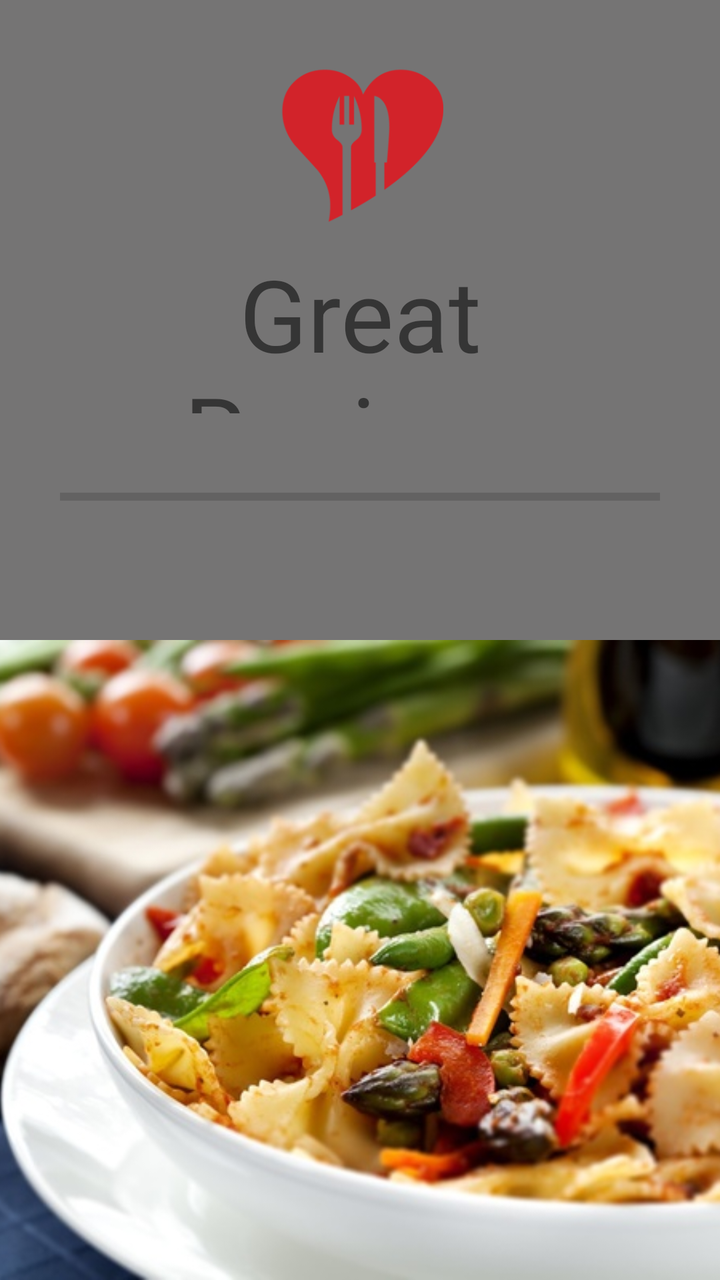
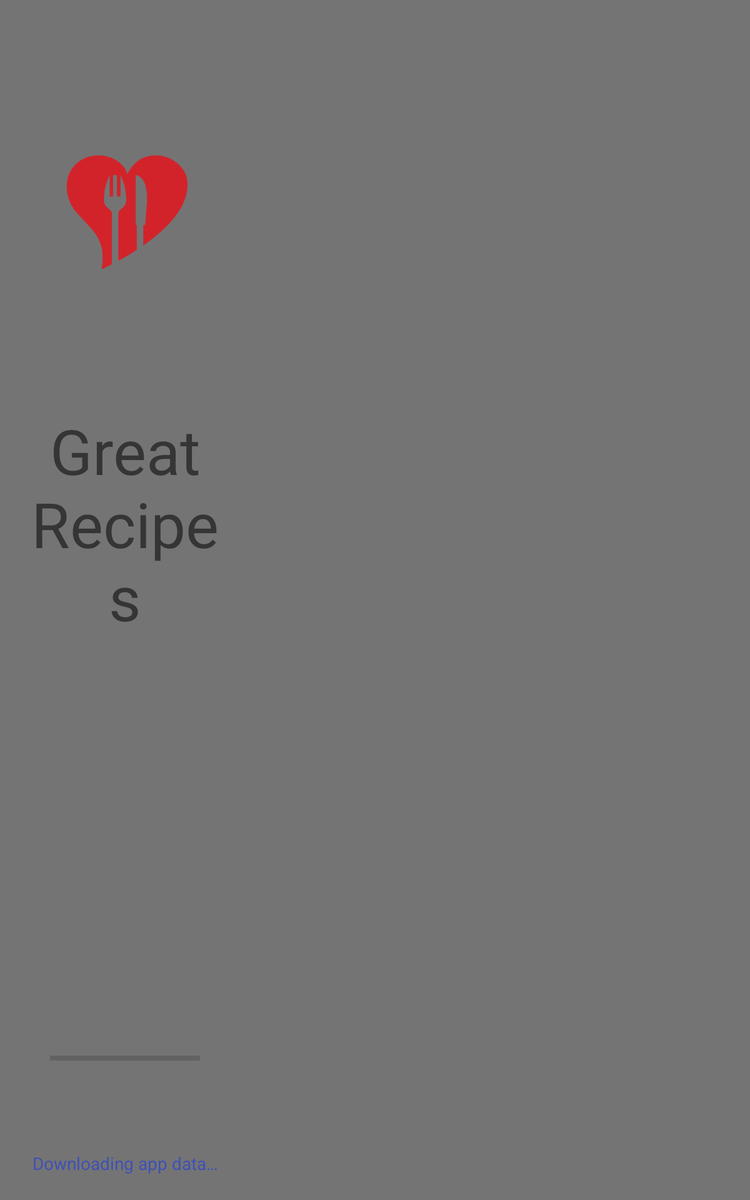

First picture: res/layout/ on a phone held upright. Second picture: the repository's own variant of that layout, on a device whose configuration matches the variant's folder. Source for both follows.
<!-- AndroidManifest.xml: application theme AppTheme -->
<!-- res/layout/activity_splash.xml -->
<LinearLayout xmlns:android="http://schemas.android.com/apk/res/android"
    xmlns:tools="http://schemas.android.com/tools"
    android:layout_width="match_parent"
    android:layout_height="match_parent"
    android:background="@color/colorSplashBackground"
    android:orientation="vertical"
    tools:context=".SplashActivity">

    <LinearLayout
        android:layout_width="match_parent"
        android:layout_height="0dp"
        android:layout_gravity="center"
        android:layout_weight="@integer/weight_splash_text_part"
        android:orientation="vertical"
        android:padding="@dimen/padding_splash_text_part">

        <ImageView
            android:layout_width="match_parent"
            android:layout_height="0dp"
            android:layout_marginBottom="@dimen/margin_bottom_splash_app_logo"
            android:layout_weight="@integer/weight_splash_text_part_app_logo"
            android:padding="@dimen/padding_splash_app_logo"
            android:src="@drawable/app_logo" />

        <TextView
            android:id="@+id/textView_greatRecipes"
            android:layout_width="match_parent"
            android:layout_height="0dp"
            android:layout_weight="@integer/weight_splash_text_part_app_name"
            android:gravity="center|top"
            android:text="@string/app_name"
            android:textSize="@dimen/text_size_splash_app_name" />

        <ProgressBar
            android:id="@+id/progressBar"
            style="?android:attr/progressBarStyleHorizontal"
            android:layout_width="match_parent"
            android:layout_height="0dp"
            android:layout_gravity="center_horizontal"
            android:layout_weight="@integer/weight_splash_text_part_progress_bar"
            android:paddingLeft="@dimen/padding_splash_progress_bar_sides"
            android:paddingRight="@dimen/padding_splash_progress_bar_sides" />
    </LinearLayout>

    <ImageView
        android:id="@+id/imageView_splashImage"
        android:layout_width="match_parent"
        android:layout_height="0dp"
        android:layout_weight="@integer/weight_splash_image_part"
        android:scaleType="centerCrop"
        android:src="@drawable/app_image" />

</LinearLayout>
<!-- resources referenced by this layout -->
<resources>
  <color name="colorSplashBackground">#757474</color>
  <dimen name="margin_bottom_splash_app_logo">10dp</dimen>
  <!-- from res/values-sw340dp/ -->
  <dimen name="padding_splash_app_logo">0dp</dimen>
  <!-- from res/values-sw340dp/ -->
  <dimen name="padding_splash_progress_bar_sides">0dp</dimen>
  <!-- from res/values-sw340dp/ -->
  <dimen name="padding_splash_text_part">30dp</dimen>
  <!-- from res/values-sw340dp/ -->
  <dimen name="text_size_splash_app_name">50sp</dimen>
  <!-- drawable app_image: jpg bitmap (drawable, 78344 bytes) -->
  <!-- drawable app_logo: png bitmap (drawable, 7815 bytes) -->
  <integer name="weight_splash_image_part">1</integer>
  <integer name="weight_splash_text_part">1</integer>
  <!-- from res/values-sw340dp/ -->
  <integer name="weight_splash_text_part_app_logo">1</integer>
  <!-- from res/values-sw340dp/ -->
  <integer name="weight_splash_text_part_app_name">1</integer>
  <integer name="weight_splash_text_part_progress_bar">1</integer>
  <string name="app_name" translatable="false">Great Recipes</string>
  <style name="AppTheme" parent="Theme.AppCompat.Light.NoActionBar">
          
          <item name="colorPrimary">@color/colorPrimary</item>
          
          <item name="colorPrimaryDark">@color/colorPrimaryDark</item>
          
          <item name="colorAccent">@color/colorAccent</item>
  
          <item name="windowActionModeOverlay">true</item>
  
      </style>
  <color name="colorPrimary">#3F51B5</color>
  <color name="colorPrimaryDark">#303F9F</color>
  <color name="colorAccent">#FF4081</color>
</resources>
<!-- res/layout-sw600dp/activity_splash.xml (the repository's variant of the layout above) -->
<!-- drawn on a 7-inch tablet held upright -->
<LinearLayout xmlns:android="http://schemas.android.com/apk/res/android"
    xmlns:tools="http://schemas.android.com/tools"
    android:layout_width="match_parent"
    android:layout_height="match_parent"
    android:background="@color/colorSplashBackground"
    android:orientation="horizontal">

    <LinearLayout
        android:layout_width="0dp"
        android:layout_height="match_parent"
        android:layout_gravity="center"
        android:layout_weight="@integer/weight_splash_text_part"
        android:orientation="vertical"
        android:padding="@dimen/padding_splash_text_part">

        <ImageView
            android:layout_width="match_parent"
            android:layout_height="0dp"
            android:layout_marginBottom="@dimen/margin_bottom_splash_app_logo"
            android:layout_weight="@integer/weight_splash_text_part_app_logo"
            android:padding="@dimen/padding_splash_app_logo"
            android:src="@drawable/app_logo" />

        <TextView
            android:id="@+id/textView_greatRecipes"
            android:layout_width="match_parent"
            android:layout_height="0dp"
            android:layout_weight="@integer/weight_splash_text_part_app_name"
            android:gravity="center|top"
            android:text="@string/app_name"
            android:textSize="@dimen/text_size_splash_app_name" />

        <ProgressBar
            android:id="@+id/progressBar"
            style="?android:attr/progressBarStyleHorizontal"
            android:layout_width="match_parent"
            android:layout_height="0dp"
            android:layout_gravity="center_horizontal"
            android:layout_weight="@integer/weight_splash_text_part_progress_bar"
            android:paddingLeft="@dimen/padding_splash_progress_bar_sides"
            android:paddingRight="@dimen/padding_splash_progress_bar_sides" />

        <TextView
            android:id="@+id/tv_progressBarText"
            android:layout_width="match_parent"
            android:layout_height="wrap_content"
            android:textColor="@color/colorPrimary"
            android:gravity="center"
            tools:text="@string/downloading_app_data"/>

    </LinearLayout>

    <ImageView
        android:id="@+id/imageView_splashImage"
        android:layout_width="0dp"
        android:layout_height="match_parent"
        android:layout_weight="2"
        android:scaleType="centerCrop"
        android:src="@drawable/app_image_large" />
</LinearLayout>
<!-- resources referenced by the variant -->
<!-- as a 7-inch tablet held upright resolves them -->
<resources>
  <color name="colorPrimary">#3F51B5</color>
  <color name="colorSplashBackground">#757474</color>
  <dimen name="margin_bottom_splash_app_logo">10dp</dimen>
  <!-- from res/values-sw600dp/ -->
  <dimen name="padding_splash_app_logo">30dp</dimen>
  <!-- from res/values-sw600dp/ -->
  <dimen name="padding_splash_progress_bar_sides">20dp</dimen>
  <!-- from res/values-sw600dp/ -->
  <dimen name="padding_splash_text_part">20dp</dimen>
  <!-- from res/values-sw600dp/ -->
  <dimen name="text_size_splash_app_name">50sp</dimen>
  <!-- drawable app_logo: png bitmap (drawable, 7815 bytes) -->
  <!-- from res/values-sw600dp/ -->
  <integer name="weight_splash_text_part">1</integer>
  <!-- from res/values-sw600dp/ -->
  <integer name="weight_splash_text_part_app_logo">2</integer>
  <!-- from res/values-sw600dp/ -->
  <integer name="weight_splash_text_part_app_name">3</integer>
  <!-- from res/values-sw600dp/ -->
  <integer name="weight_splash_text_part_progress_bar">1</integer>
  <string name="app_name" translatable="false">Great Recipes</string>
  <string name="downloading_app_data">Downloading app data…</string>
  <style name="AppTheme" parent="Theme.AppCompat.Light.NoActionBar">
          
          <item name="colorPrimary">@color/colorPrimary</item>
          
          <item name="colorPrimaryDark">@color/colorPrimaryDark</item>
          
          <item name="colorAccent">@color/colorAccent</item>
  
          <item name="windowActionModeOverlay">true</item>
  
      </style>
  <color name="colorPrimaryDark">#303F9F</color>
  <color name="colorAccent">#FF4081</color>
</resources>
